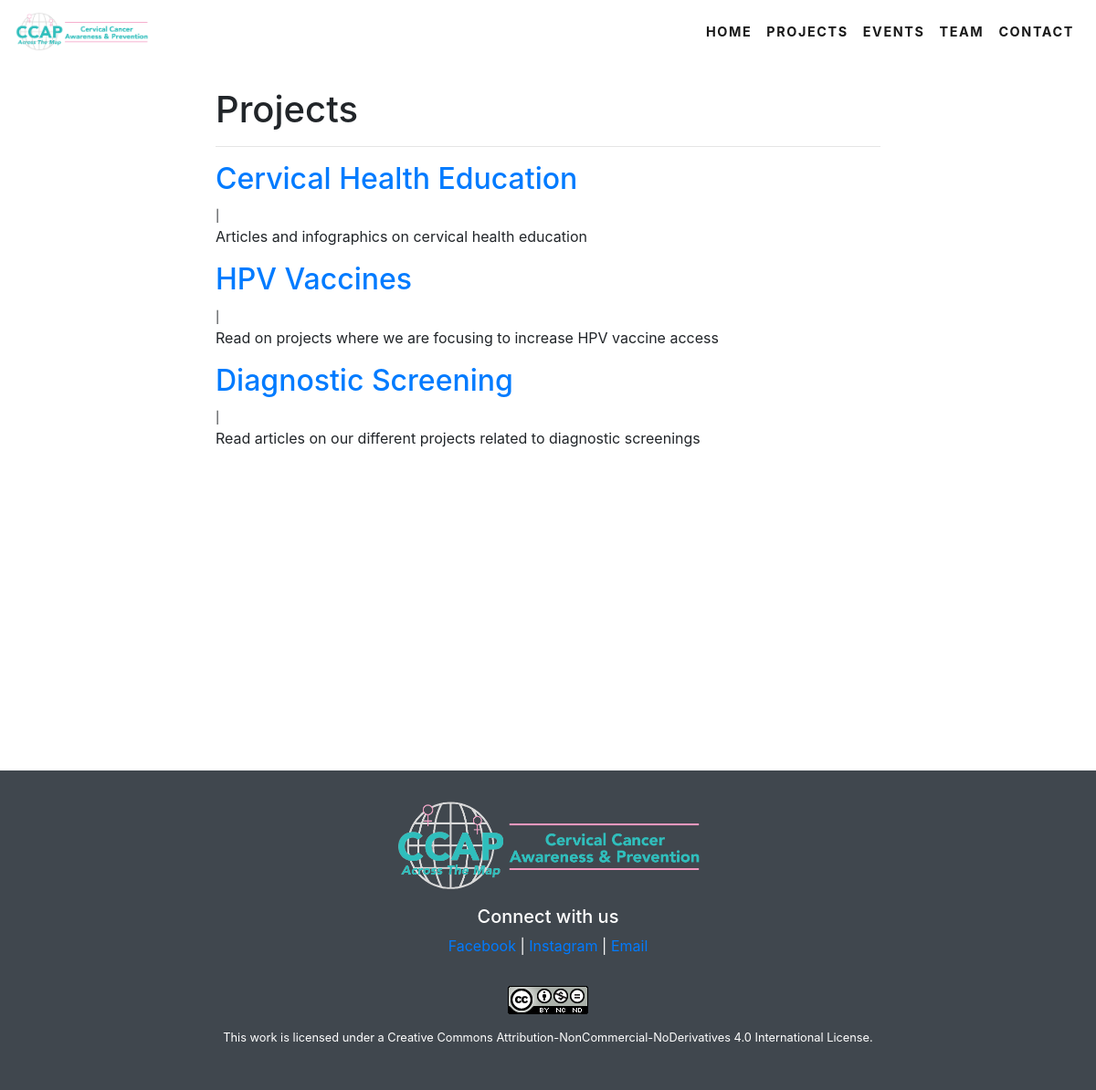
/projects/, run on the app's committed database.
### projects/models.py (models this page shows)
class Project(models.Model):
    title = models.CharField(max_length=255)
    description = models.TextField()
    uuid = models.UUIDField(primary_key=True, default=uuid.uuid4, editable=True)

### projects/views.py (the view)
# urls.py: path('projects/',include("projects.urls")),
def projects(request):
    post = Project.objects.all()
    context = {
        "posts": post
    }
    return render(request, 'projects.html', context)

### projects/templates/projects.html
{% extends "base.html" %}
{% block page_content %}
<div class="container-fluid" style="padding-bottom: 20rem;">
    <div class="col-md-8 offset-md-2">
        <h1 style="padding-top: 5rem;">Projects</h1>
        <hr>
        {% for post in posts %}
        <h2><a href="{% url 'projects_index' post.uuid %}">{{ post.title }}</a></h2>
        <small>
            {{ post.created_on.date }} |&nbsp;
        </small>
        <p>{{ post.description }}</p>
        {% endfor %}
    </div>
</div>
{% endblock %}

### static/fixed.css (style rules this page uses)
[class*="col-"] { padding: 1rem; }
.row, .container-fluid { margin-left: 0px!important; margin-right: 0px!important; }

### data on the page
Project: title "Cervical Health Education", description "Articles and infographics on cervical health education"
Project: title "HPV Vaccines", description "Read on projects where we are focusing to increase HPV vaccine access"
Project: title "Diagnostic Screening", description "Read articles on our different projects related to diagnostic screenings"
